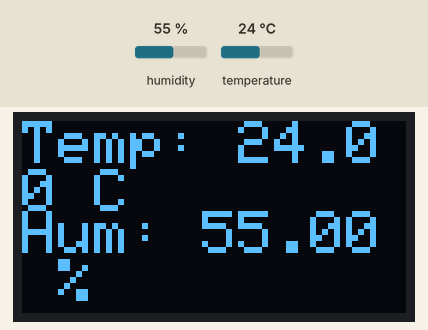
The sketch below on a simulated Arduino Uno, built with avr-gcc and run on an emulated ATmega328P. On the bench: 128×64 one-colour display. The inputs (shaded band) are chosen by the test bench; at power-on: humidity 55 %, temperature 24 °C. What the sketch prints to the serial monitor is not drawn.

Above: at 2.8 s.
2.9 s: humidity set to 22 %
At 4.6 s:
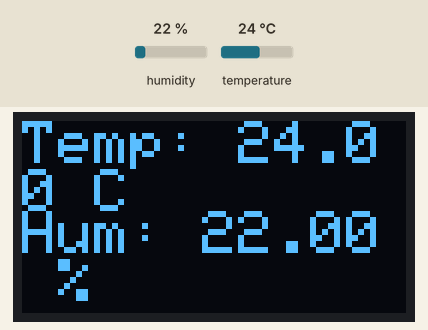
5.6 s: temperature set to 12 °C
At 7.5 s:
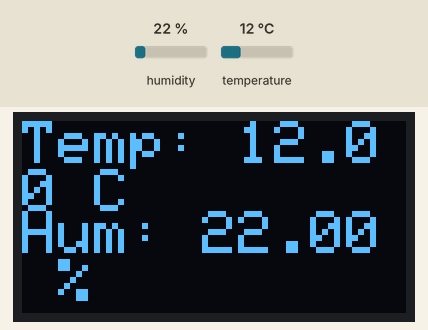
8.3 s: humidity set to 40 %
At 10.8 s:
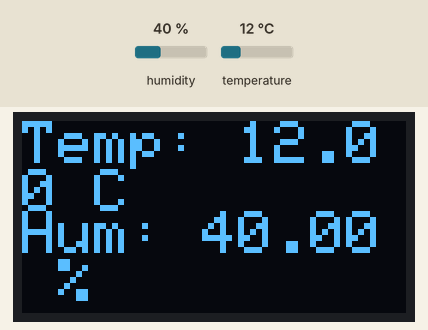
11.7 s: temperature set to 19 °C
At 13.6 s:
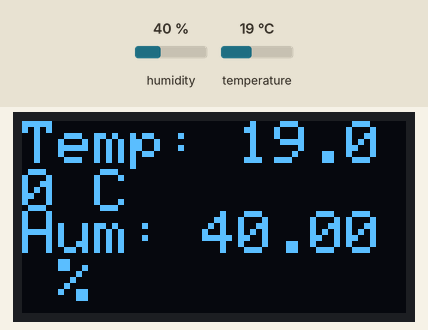
Timing chart, 0 to 15.1 s (numbered marks = the images above; inputs shaded):
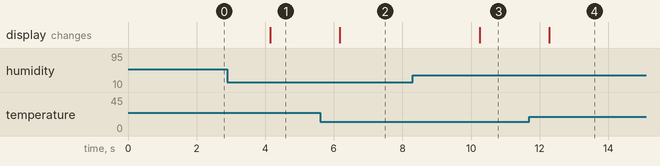

The sketch:

20_DHT22_Oled_UNO.ino
```cpp
#include <Wire.h>
#include <Adafruit_GFX.h>
#include <Adafruit_SSD1306.h>
#include "DHT.h"

#define SCREEN_WIDTH 128
#define SCREEN_HEIGHT 64
#define OLED_RESET    -1
Adafruit_SSD1306 display(SCREEN_WIDTH, SCREEN_HEIGHT, &Wire, OLED_RESET);

#define DHTPIN 2     // Digital pin connected to the DHT22
#define DHTTYPE DHT22
DHT dht(DHTPIN, DHTTYPE);

void setup() {
  Serial.begin(9600);
  dht.begin();

  // Initialize OLED
  if(!display.begin(SSD1306_SWITCHCAPVCC, 0x3C)) {
    Serial.println(F("SSD1306 allocation failed"));
    for(;;);
  }
  display.clearDisplay();
}

void loop() {
  float temp = dht.readTemperature();   // Celsius
  float hum = dht.readHumidity();

  if (isnan(temp) || isnan(hum)) {
    Serial.println("Failed to read from DHT sensor!");
    return;
  }

  Serial.print("Temperature: ");
  Serial.print(temp);
  Serial.print(" °C, Humidity: ");
  Serial.print(hum);
  Serial.println(" %");

  // Display on OLED
  // Clear OLED before writing new data
  display.clearDisplay();

  // Clear OLED before writing new data
  display.clearDisplay();

  // Display temperature (line 1)
  display.setTextSize(2);
  display.setTextColor(SSD1306_WHITE);
  display.setCursor(0, 0); // Start near top
  display.print("Temp: ");
  display.print(temp);
  display.print(" C"); // Keep on same line

  // Display humidity (line 2)
  display.setCursor(0, 30); // Move down ~30 pixels for next line
  display.print("Hum: ");
  display.print(hum);
  display.print(" %"); // Keep on same line

  // Show on OLED
  display.display();

  delay(2000);
}
```

Measured:
- after the input at 2.9 s, the display: changes after 1.2 s (image 1)
- after the input at 5.6 s, the display: changes after 0.58 s (image 2)
- after the input at 8.3 s, the display: changes after 1.9 s (image 3)
- after the input at 11.7 s, the display: changes after 0.58 s (image 4)
